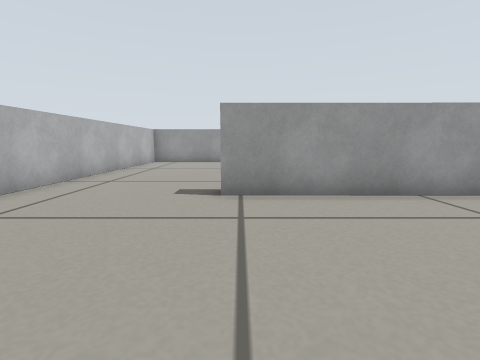
view 1 (above)

22 first-person views from a walk through a robot-simulator world made for Gazebo. The camera is 0.29 m above the floor, tilts 8° down and sees 85° across. The floor is counted in squares, 0.25 m on a side. Each view is taken from the middle of a square. On the plan, view 1 faces up. The plan holds only what a view shows up to about 12 squares ahead; the rest is blank. The robots in the file are not drawn.

view 2
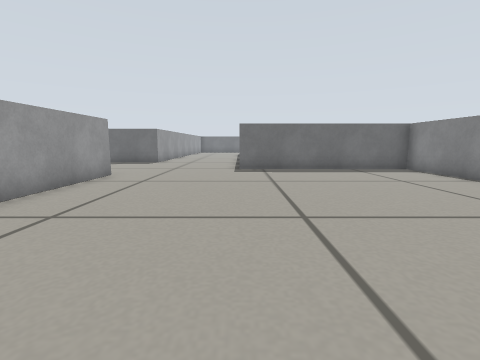

view 3
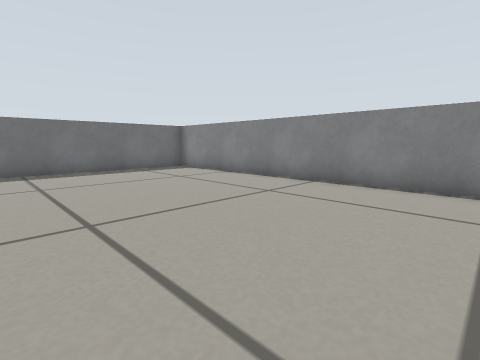

view 4
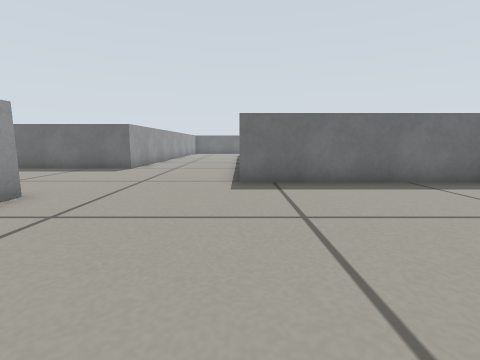

view 5
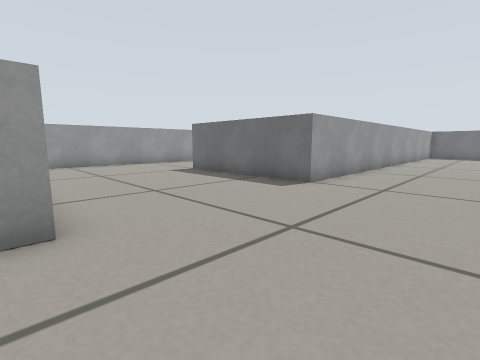

view 6
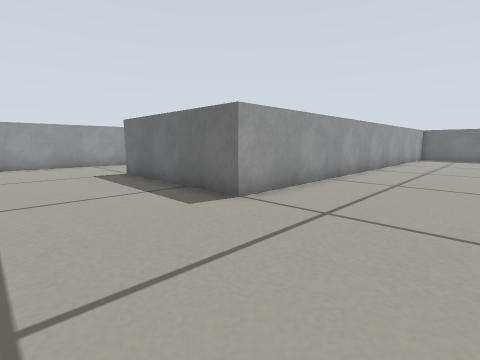

view 7
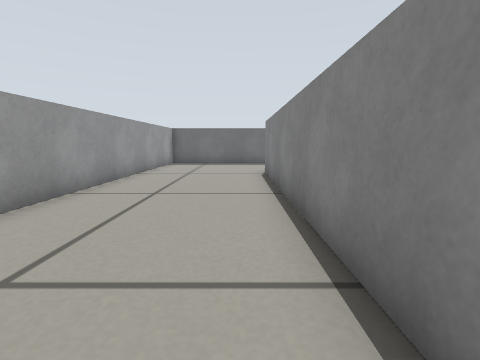

view 8
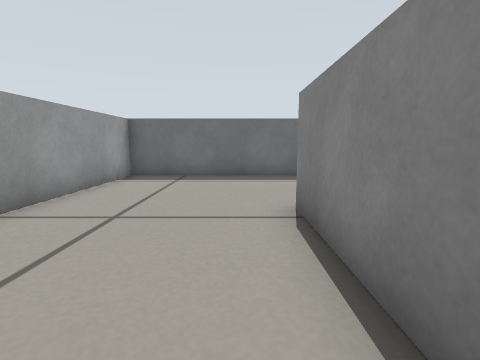

view 9
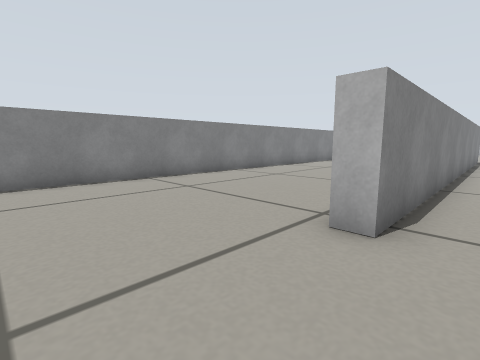

view 10
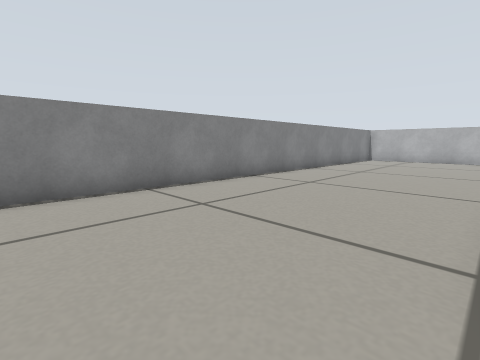

view 11
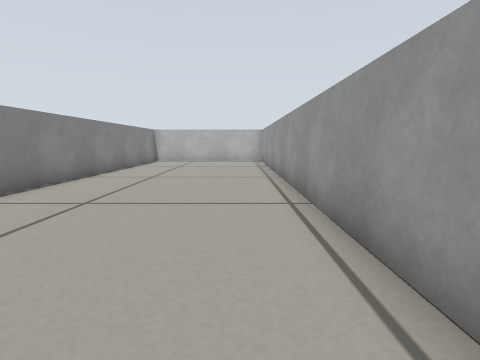

view 12
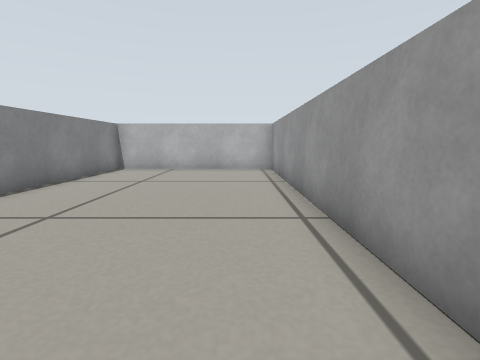

view 13
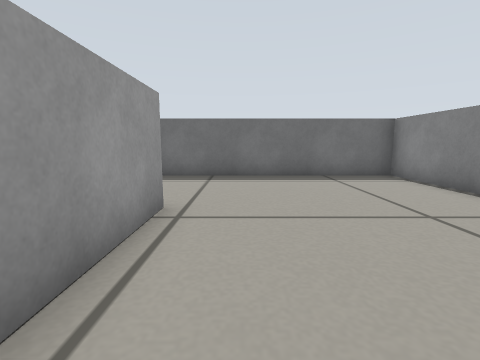

view 14
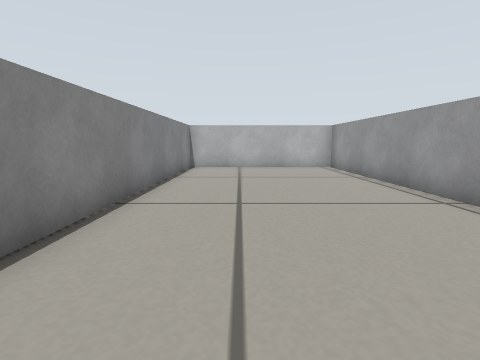

view 15
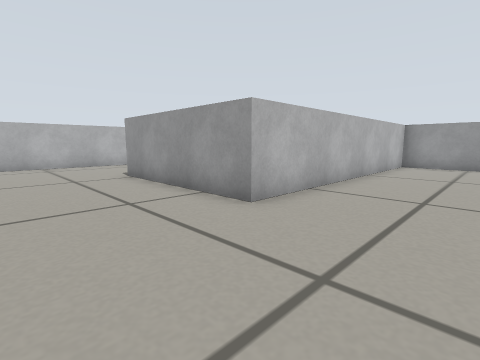

view 16
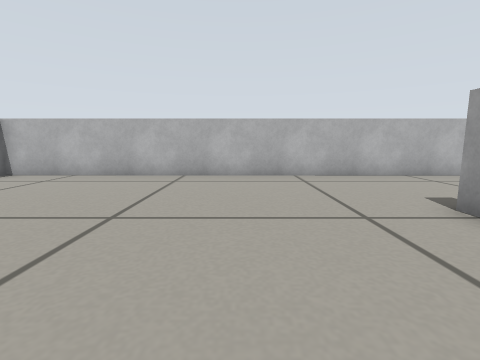

view 17
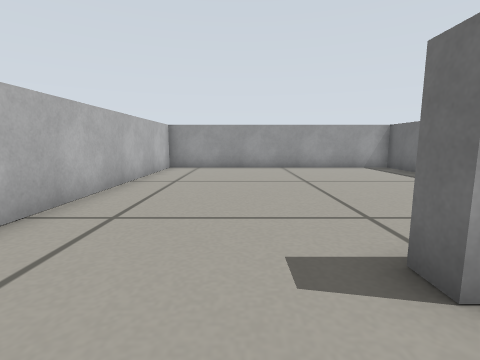

view 18
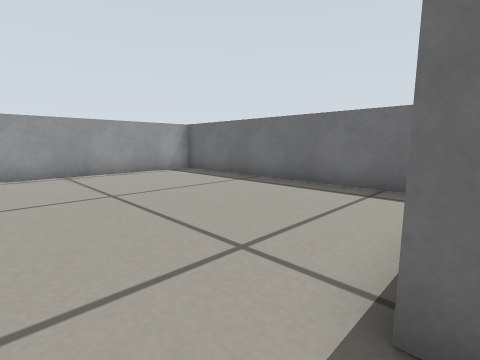

view 19
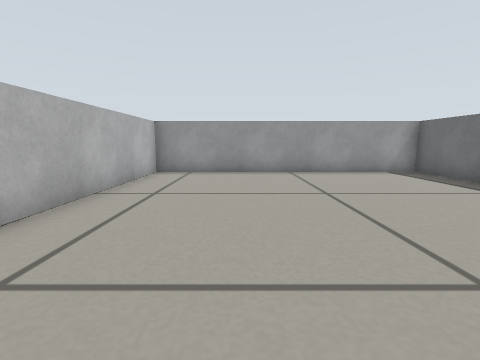

view 20
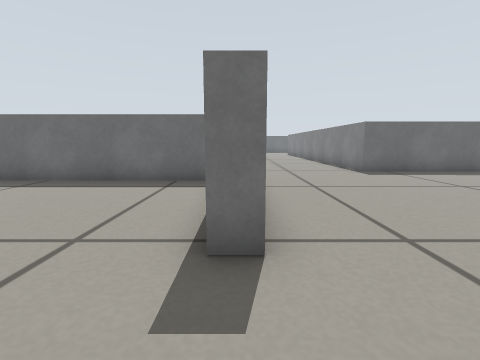

view 21
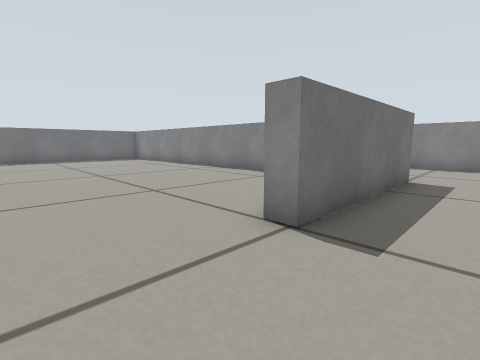

view 22
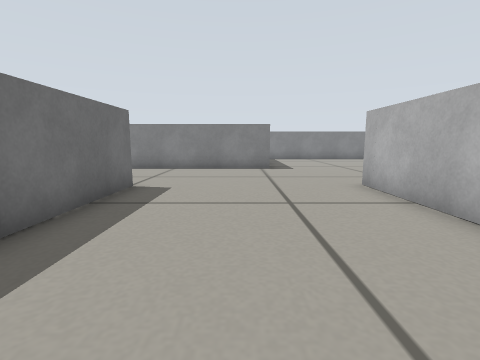

### Floor plan
Points are (right, up) in squares from view 1. A wall is a line through its corners. A room is listed if a view was taken in it or the views show most of it. See-through windows are left out.
Room 1 (views 1, 2, 3, 4, 5, 6, 7, 8, 9, 10, 15, 16, 17, 21, 22)
walls: (5.6, 15.9) (5.6, 5.7) (-0.4, 5.7); (10.9, 16.4) (6.1, 16.4); (-5.3, 5.5) (-5.4, -6.4) (7.6, -6.4) (7.6, 1) (24.6, 1) (24.6, 0.4); (29.4, -0.5) (29.4, 5.9) (11.9, 6) (11.9, 12)
ways out: opening at (26.5, 0.5) to room 2; opening at (-2.5, 6) to room 3; opening at (12.5, 14)
Room 2 (views 11, 12, 13, 14)
walls: (24.6, 0.4) (8.2, 0.4) (8.2, -6.4) (29.4, -6.4) (29.4, -0.5)
ways out: opening at (26.5, 0.5) to room 1
Room 3 (views 18, 19, 20)
walls: (-0.4, 5.7) (-0.4, 6.4); (5, 7) (5, 16.4) (-5.3, 16.4) (-5.3, 5.5)
ways out: opening at (-2.5, 6) to room 1

Positions as (right, up) in squares from view 1, and headings:
1: (0, 0), facing up
2: (-4, 1), facing right
3: (-4, 1), facing down-right
4: (0, 1), facing right
5: (5, 2), facing up-right
6: (8, 2), facing up-right
7: (14, 2), facing right
8: (20, 2), facing right
9: (28, 2), facing down-left
10: (27, 0), facing down-left
11: (25, -1), facing left
12: (20, -1), facing left
13: (20, -1), facing right
14: (21, -4), facing left
15: (9, 2), facing up-left
16: (4, 2), facing left
17: (-2, 4), facing up
18: (-2, 6), facing up-right
19: (-2, 6), facing up
20: (-3, 6), facing right
21: (10, 15), facing down-right
22: (9, 13), facing down
